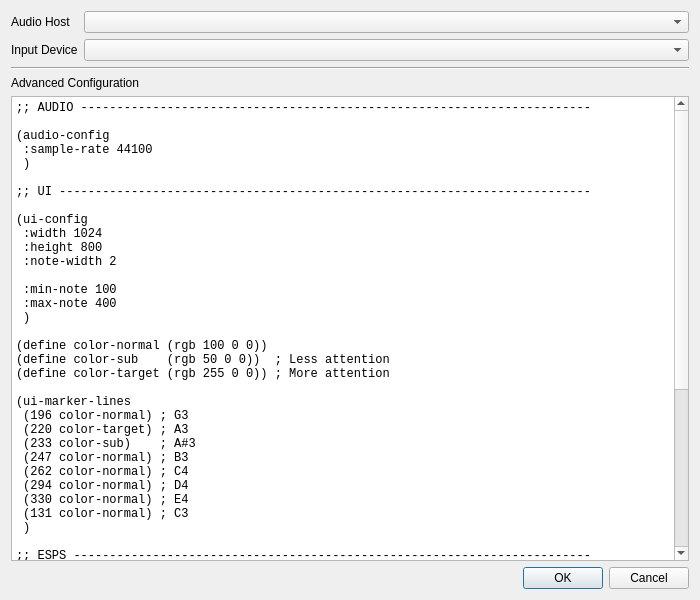
<?xml version="1.0" encoding="UTF-8"?>
<ui version="4.0">
 <class>ConfigurationDialog</class>
 <widget class="QDialog" name="ConfigurationDialog">
  <property name="geometry">
   <rect>
    <x>0</x>
    <y>0</y>
    <width>700</width>
    <height>600</height>
   </rect>
  </property>
  <property name="windowTitle">
   <string>Configuration</string>
  </property>
  <layout class="QVBoxLayout" name="verticalLayout">
   <item>
    <layout class="QFormLayout" name="formLayout">
     <property name="fieldGrowthPolicy">
      <enum>QFormLayout::AllNonFixedFieldsGrow</enum>
     </property>
     <item row="0" column="0">
      <widget class="QLabel" name="label">
       <property name="text">
        <string>Audio Host</string>
       </property>
      </widget>
     </item>
     <item row="0" column="1">
      <widget class="QComboBox" name="cmbAudioHost"/>
     </item>
     <item row="1" column="0">
      <widget class="QLabel" name="label_2">
       <property name="text">
        <string>Input Device</string>
       </property>
      </widget>
     </item>
     <item row="1" column="1">
      <widget class="QComboBox" name="cmbInputDevice"/>
     </item>
    </layout>
   </item>
   <item>
    <widget class="Line" name="line">
     <property name="orientation">
      <enum>Qt::Horizontal</enum>
     </property>
    </widget>
   </item>
   <item>
    <widget class="QLabel" name="label_4">
     <property name="text">
      <string>Advanced Configuration</string>
     </property>
    </widget>
   </item>
   <item>
    <widget class="QPlainTextEdit" name="txtConfig">
     <property name="font">
      <font>
       <family>Monospace</family>
      </font>
     </property>
     <property name="plainText">
      <string>;; AUDIO -----------------------------------------------------------------------

(audio-config
 :sample-rate 44100
 )

;; UI --------------------------------------------------------------------------

(ui-config
 :width 1024
 :height 800
 :note-width 2

 :min-note 100
 :max-note 400
 )

(define color-normal (rgb 100 0 0))
(define color-sub    (rgb 50 0 0))  ; Less attention
(define color-target (rgb 255 0 0)) ; More attention

(ui-marker-lines
 (196 color-normal) ; G3
 (220 color-target) ; A3
 (233 color-sub)    ; A#3
 (247 color-normal) ; B3
 (262 color-normal) ; C4
 (294 color-normal) ; D4
 (330 color-normal) ; E4
 (131 color-normal) ; C3
 )

;; ESPS ------------------------------------------------------------------------

(esps-config
 :cand-thresh 0.3    ; only correlation peaks above this are considered
 :lag-weight  0.3    ; degree to which shorter lags are weighted
 :freq-weight 0.02   ; weighting given to F0 trajectory smoothness
 :trans-cost  0.005  ; fixed cost for a voicing-state transition
 :trans-amp   0.5    ; amplitude-change-modulated VUV trans. cost
 :trans-spec  0.5    ; spectral-change-modulated VUV trans. cost
 :voice-bias  0.0    ; fixed bias towards the voiced hypothesis
 :double-cost 0.35   ; cost for octave F0 jumps
 :min-f0      50     ; min. F0 to search for (Hz)
 :max-f0      550    ; max. F0 to search for (Hz)
 :frame-step  0.01   ; inter-frame-interval (sec)
 :wind-dur    0.0075 ; duration of correlation window (sec)
 :n-cands     20     ; max. # of F0 cands. to consider at each frame
 )
</string>
     </property>
    </widget>
   </item>
   <item>
    <widget class="QDialogButtonBox" name="buttonBox">
     <property name="orientation">
      <enum>Qt::Horizontal</enum>
     </property>
     <property name="standardButtons">
      <set>QDialogButtonBox::Cancel|QDialogButtonBox::Ok</set>
     </property>
    </widget>
   </item>
  </layout>
 </widget>
 <resources/>
 <connections>
  <connection>
   <sender>buttonBox</sender>
   <signal>rejected()</signal>
   <receiver>Configuration</receiver>
   <slot>reject()</slot>
   <hints>
    <hint type="sourcelabel">
     <x>316</x>
     <y>260</y>
    </hint>
    <hint type="destinationlabel">
     <x>286</x>
     <y>274</y>
    </hint>
   </hints>
  </connection>
 </connections>
</ui>
